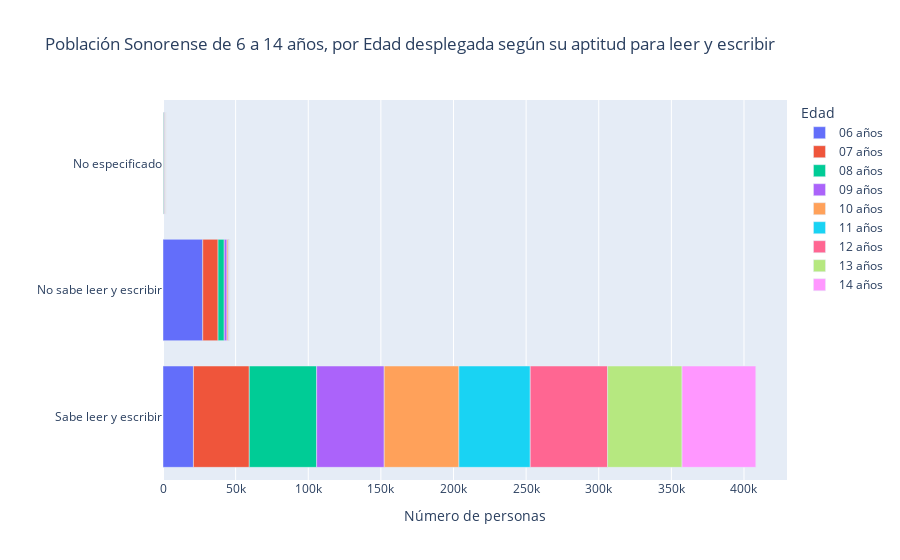

Notebook cell for this chart:
### Code cell
#Ahora veremos por edad
dff = censo_educacion.groupby('Edad desplegada')[['Sabe leer y escribir', 'No sabe leer y escribir', 'No especificado']].sum().reset_index()
dff = pd.melt(dff, value_vars=['Sabe leer y escribir', 'No sabe leer y escribir', 'No especificado'], id_vars=['Edad desplegada'])
dff
fig = px.bar(dff, x='value', y='variable', color='Edad desplegada', orientation='h',title = 'Población Sonorense de 6 a 14 años, por Edad desplegada según su aptitud para leer y escribir',
            labels = {'variable':"",
                        "value": "Número de personas",
                        "Edad desplegada":"Edad" })
fig.show()

### Figure 1 — Plotly figure (JSON) as saved in the notebook; plotly's stock layout.template omitted (floating-point values rounded to 4 significant figures)
{"data": [{"alignmentgroup": "True", "hovertemplate": "Edad=06 años<br>Número de personas=%{x}<br>=%{y}<extra></extra>", "legendgroup": "06 años", "marker": {"color": "#636efa", "pattern": {"shape": ""}}, "name": "06 años", "offsetgroup": "06 años", "orientation": "h", "showlegend": true, "textposition": "auto", "type": "bar", "x": [20955, 27371, 235], "xaxis": "x", "y": ["Sabe leer y escribir", "No sabe leer y escribir", "No especificado"], "yaxis": "y"}, {"alignmentgroup": "True", "hovertemplate": "Edad=07 años<br>Número de personas=%{x}<br>=%{y}<extra></extra>", "legendgroup": "07 años", "marker": {"color": "#EF553B", "pattern": {"shape": ""}}, "name": "07 años", "offsetgroup": "07 años", "orientation": "h", "showlegend": true, "textposition": "auto", "type": "bar", "x": [38445, 10530, 289], "xaxis": "x", "y": ["Sabe leer y escribir", "No sabe leer y escribir", "No especificado"], "yaxis": "y"}, {"alignmentgroup": "True", "hovertemplate": "Edad=08 años<br>Número de personas=%{x}<br>=%{y}<extra></extra>", "legendgroup": "08 años", "marker": {"color": "#00cc96", "pattern": {"shape": ""}}, "name": "08 años", "offsetgroup": "08 años", "orientation": "h", "showlegend": true, "textposition": "auto", "type": "bar", "x": [46386, 4247, 397], "xaxis": "x", "y": ["Sabe leer y escribir", "No sabe leer y escribir", "No especificado"], "yaxis": "y"}, {"alignmentgroup": "True", "hovertemplate": "Edad=09 años<br>Número de personas=%{x}<br>=%{y}<extra></extra>", "legendgroup": "09 años", "marker": {"color": "#ab63fa", "pattern": {"shape": ""}}, "name": "09 años", "offsetgroup": "09 años", "orientation": "h", "showlegend": true, "textposition": "auto", "type": "bar", "x": [46529, 1887, 359], "xaxis": "x", "y": ["Sabe leer y escribir", "No sabe leer y escribir", "No especificado"], "yaxis": "y"}, {"alignmentgroup": "True", "hovertemplate": "Edad=10 años<br>Número de personas=%{x}<br>=%{y}<extra></extra>", "legendgroup": "10 años", "marker": {"color": "#FFA15A", "pattern": {"shape": ""}}, "name": "10 años", "offsetgroup": "10 años", "orientation": "h", "showlegend": true, "textposition": "auto", "type": "bar", "x": [51404, 843, 347], "xaxis": "x", "y": ["Sabe leer y escribir", "No sabe leer y escribir", "No especificado"], "yaxis": "y"}, {"alignmentgroup": "True", "hovertemplate": "Edad=11 años<br>Número de personas=%{x}<br>=%{y}<extra></extra>", "legendgroup": "11 años", "marker": {"color": "#19d3f3", "pattern": {"shape": ""}}, "name": "11 años", "offsetgroup": "11 años", "orientation": "h", "showlegend": true, "textposition": "auto", "type": "bar", "x": [49131, 416, 100], "xaxis": "x", "y": ["Sabe leer y escribir", "No sabe leer y escribir", "No especificado"], "yaxis": "y"}, {"alignmentgroup": "True", "hovertemplate": "Edad=12 años<br>Número de personas=%{x}<br>=%{y}<extra></extra>", "legendgroup": "12 años", "marker": {"color": "#FF6692", "pattern": {"shape": ""}}, "name": "12 años", "offsetgroup": "12 años", "orientation": "h", "showlegend": true, "textposition": "auto", "type": "bar", "x": [53253, 320, 136], "xaxis": "x", "y": ["Sabe leer y escribir", "No sabe leer y escribir", "No especificado"], "yaxis": "y"}, {"alignmentgroup": "True", "hovertemplate": "Edad=13 años<br>Número de personas=%{x}<br>=%{y}<extra></extra>", "legendgroup": "13 años", "marker": {"color": "#B6E880", "pattern": {"shape": ""}}, "name": "13 años", "offsetgroup": "13 años", "orientation": "h", "showlegend": true, "textposition": "auto", "type": "bar", "x": [51240, 251, 269], "xaxis": "x", "y": ["Sabe leer y escribir", "No sabe leer y escribir", "No especificado"], "yaxis": "y"}, {"alignmentgroup": "True", "hovertemplate": "Edad=14 años<br>Número de personas=%{x}<br>=%{y}<extra></extra>", "legendgroup": "14 años", "marker": {"color": "#FF97FF", "pattern": {"shape": ""}}, "name": "14 años", "offsetgroup": "14 años", "orientation": "h", "showlegend": true, "textposition": "auto", "type": "bar", "x": [50788, 220, 73], "xaxis": "x", "y": ["Sabe leer y escribir", "No sabe leer y escribir", "No especificado"], "yaxis": "y"}], "layout": {"barmode": "relative", "legend": {"title": {"text": "Edad"}, "tracegroupgap": 0}, "title": {"text": "Población Sonorense de 6 a 14 años, por Edad desplegada según su aptitud para leer y escribir"}, "xaxis": {"anchor": "y", "domain": [0, 1], "title": {"text": "Número de personas"}}, "yaxis": {"anchor": "x", "domain": [0, 1], "title": {"text": ""}}}}
